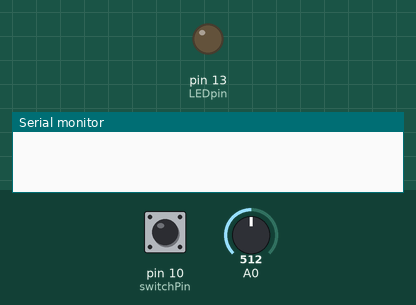
A sketch run on a simulated Arduino Uno, built with avr-gcc and run on an emulated ATmega328P. Parts: output pins drawn as LEDs (lit = HIGH), the last lines printed to the serial monitor. The test bench sets the inputs (shaded band); at power-on: pin 10 (switchPin) LOW, A0 = 512.

Above: at 1.8 s.
1.9 s: pin 10 (switchPin) pulled HIGH for 0.15 s
At 1.97 s:
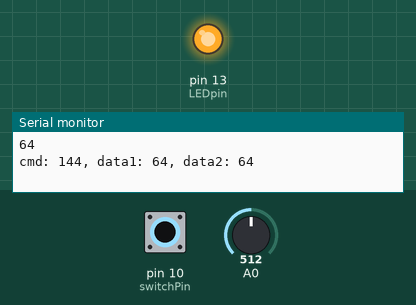
3.5 s: pin 10 (switchPin) pulled HIGH for 3.2 s
At 7.3 s:
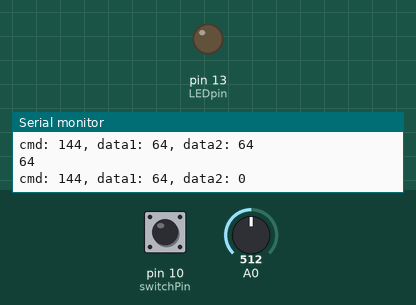
Timing chart, 0 to 8.8 s (numbered marks = the images above; inputs shaded):
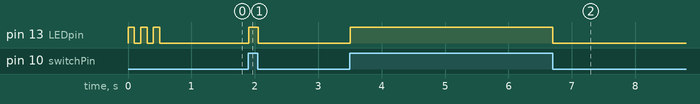

The sketch:

MIDI_Control.ino
```cpp
#include <SoftwareSerial.h>
const int switchPin = 10;  // The switch is on Arduino pin 10
const int LEDpin = 13;     //  Indicator LED

// Variables:
byte note = 0;              // The MIDI note value to be played
int AnalogValue = 0;        // value from the analog input
int lastNotePlayed = 0;     // note turned on when you press the switch
int lastSwitchState = 0;    // state of the switch during previous time through the main loop
int currentSwitchState = 0;

//software serial
SoftwareSerial midiSerial(2, 3); // digital pins that we'll use for soft serial RX & TX

void setup()
{
    //  set the states of the I/O pins:
    pinMode(switchPin, INPUT);
    pinMode(LEDpin, OUTPUT);

    //  Set MIDI baud rate:
    Serial.begin(9600);
    blink(3);
    midiSerial.begin(31250);
}

void loop()
{
    //  My potentiometer gave a range from 0 to 1023:
    AnalogValue = analogRead(0);
    //  convert to a range from 0 to 127:
    note = AnalogValue/8;
    currentSwitchState = digitalRead(switchPin);
    // Check to see that the switch is pressed:
    if (currentSwitchState == 1) {
      //  check to see that the switch wasn't pressed last time
      //  through the main loop:
      if (lastSwitchState == 0) {
        // set the note value based on the analog value, plus a couple octaves:
        // note = note + 60;
        // start a note playing:
        noteOn(0x90, note, 0x40);
        // save the note we played, so we can turn it off:
        lastNotePlayed = note;
        digitalWrite(LEDpin, HIGH);
      }
     }
    else {   // if the switch is not pressed:
      //  but the switch was pressed last time through the main loop:
      if (lastSwitchState == 1) {
        //  stop the last note played:
        noteOn(0x90, lastNotePlayed, 0x00);
        digitalWrite(LEDpin, LOW);
      }
    }

    //  save the state of the switch for next time
    //  through the main loop:
    lastSwitchState = currentSwitchState;
}

//  plays a MIDI note.  Doesn't check to see that
//  cmd is greater than 127, or that data values are  less than 127:
void noteOn(byte cmd, byte data1, byte  data2)
{
   midiSerial.write(cmd);
   midiSerial.write(data1);
   midiSerial.write(data2);
    Serial.println(data1);
   //prints the values in the serial monitor so we can see what note we're playing
   Serial.print("cmd: ");
   Serial.print(cmd);
   Serial.print(", data1: ");
   Serial.print(data1);
   Serial.print(", data2: ");
   Serial.println(data2);
}

  // Blinks an LED n times
  void blink(int n) {
    int i;
    for (i=0; i < n; i++) {
      digitalWrite(LEDpin, HIGH);
      delay(100);
      digitalWrite(LEDpin, LOW);
      delay(100);
    }
  }
```

Measured:
- after the input at 1.9 s, pin 13 (LEDpin): LOW → HIGH at once, → LOW 0.15 s later
- after the input at 3.5 s, pin 13 (LEDpin): LOW → HIGH at once, → LOW 3.2 s later
